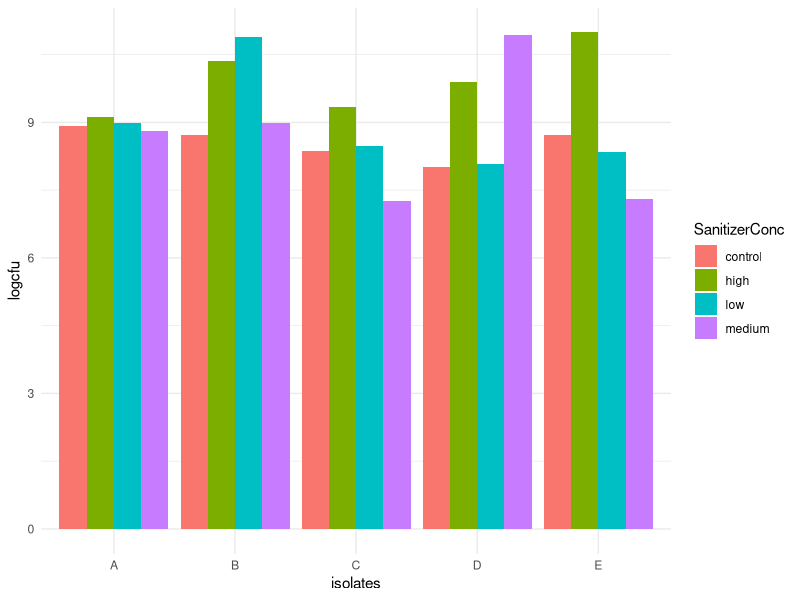
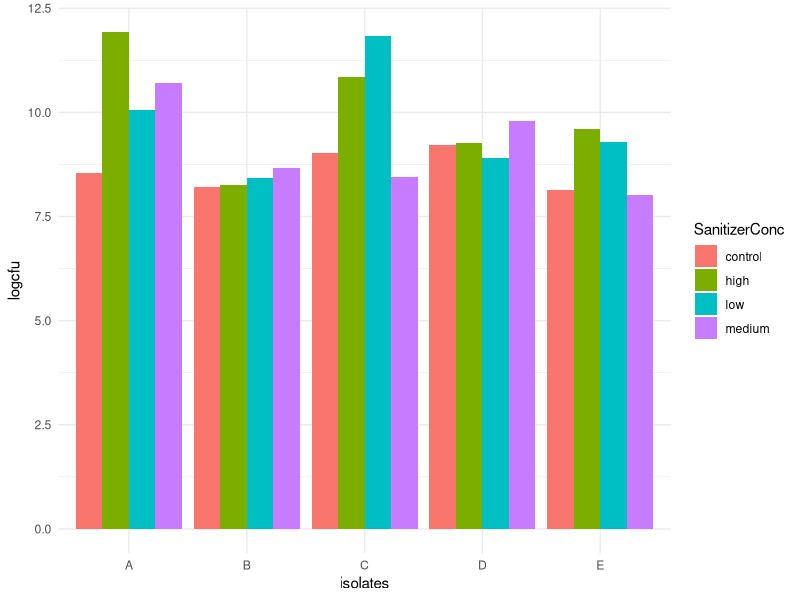
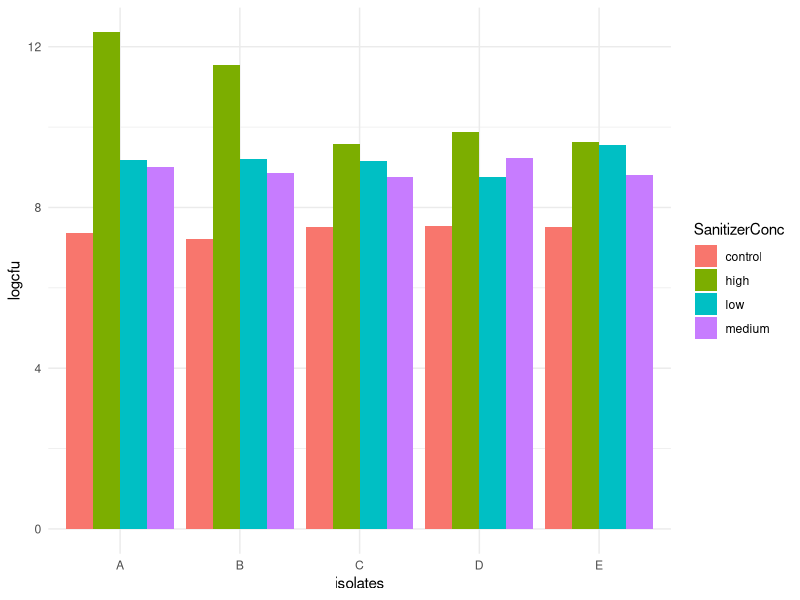
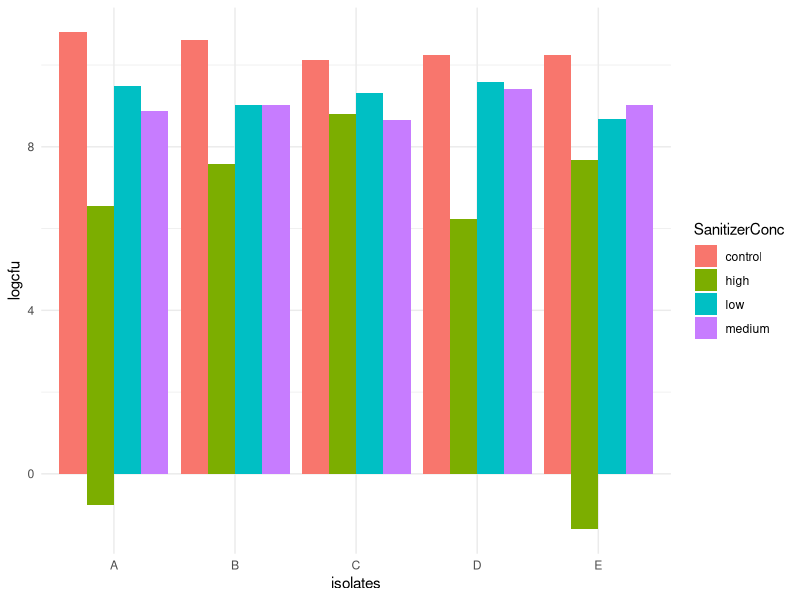

Write R code to recreate these figures, in order.
library(tidyverse)
library(ggplot2)
library(ggthemes)

z <- read.table("BiofilmCounts.csv",header=TRUE,sep=",")
z <- z[complete.cases(z), ]
str(z$QAC_conc)
summary(z)


z1<-select(z, Treatment, SanitizerType, SanitizerConc, logcfu)


z1 %>%
  group_by(SanitizerConc)%>%
  summarise(AverageCfu=mean(logcfu), variance=var(logcfu), n=n()) ->z2
print(z2)

isolates<-rep(c("A","B","C","D","E"),each=10)
control<-rnorm(50, mean = 7.47, sd=0.716)
low<-rnorm(50, mean=6.86, sd=1.50)
medium<-rnorm(50, mean=6.91, sd=1.31)
high<- rnorm(50, mean=6.59, sd=1.92)

dframe<- data.frame(isolates, control, low, medium, high)

head(dframe)
dframe %>%
  pivot_longer(cols= control:high, names_to = "SanitizerConc", values_to = "logcfu", values_drop_na=T) -> dframe2

head(dframe2)

one.way <- aov(logcfu ~ SanitizerConc, data=dframe2)
summary(one.way)

plot1<-ggplot(dframe2) +
  geom_bar(aes(x = isolates, y = logcfu, fill = SanitizerConc ), stat = "identity", position = "dodge") +
  theme_minimal() 
print(plot1)

# running the analyses again with a different set of random numbers
isolates<-rep(c("A","B","C","D","E"),each=10)
control<-rnorm(50, mean = 7.47, sd=0.716)
low<-rnorm(50, mean=6.86, sd=1.50)
medium<-rnorm(50, mean=6.91, sd=1.31)
high<- rnorm(50, mean=6.59, sd=1.92)

dframe<- data.frame(isolates, control, low, medium, high)

head(dframe)
dframe %>%
  pivot_longer(cols= control:high, names_to = "SanitizerConc", values_to = "logcfu", values_drop_na=T) -> dframe2

head(dframe2)

one.way <- aov(logcfu ~ SanitizerConc, data=dframe2)
summary(one.way)

plot1<-ggplot(dframe2) +
  geom_bar(aes(x = isolates, y = logcfu, fill = SanitizerConc ), stat = "identity", position = "dodge") +
  theme_minimal() 
print(plot1)

#now varying the means to determine effect sizes

isolates<-rep(c("A","B","C","D","E"),each=10)
control<-rnorm(50, mean = 6.47, sd=0.716) #adjusted the means to be closer to treatment values
low<-rnorm(50, mean=6.86, sd=1.50)
medium<-rnorm(50, mean=6.91, sd=1.31)
high<- rnorm(50, mean=6.99, sd=1.92)# Adjusted the mean to be closer to the medium values

dframe<- data.frame(isolates, control, low, medium, high)

head(dframe)
dframe %>%
  pivot_longer(cols= control:high, names_to = "SanitizerConc", values_to = "logcfu", values_drop_na=T) -> dframe2

head(dframe2)

one.way <- aov(logcfu ~ SanitizerConc, data=dframe2)
summary(one.way)

plot1<-ggplot(dframe2) +
  geom_bar(aes(x = isolates, y = logcfu, fill = SanitizerConc ), stat = "identity", position = "dodge") +
  theme_minimal() 
print(plot1)

#I found significance, I then run post hoc analyses to determine significane within groups

TukeyHSD(one.way)

#running the model a few times with the same parameters set to get a feeling for the effect of random variation in the data.

isolates<-rep(c("A","B","C","D","E"),each=10)
control<-rnorm(50, mean = 9.47, sd=0.716) #2log increase in control samples
low<-rnorm(50, mean=6.86, sd=1.50)
medium<-rnorm(50, mean=6.91, sd=1.31)
high<- rnorm(50, mean=3.59, sd=1.92)# 3 log decrease in high sanitizer concentration samples

dframe<- data.frame(isolates, control, low, medium, high)

head(dframe)
dframe %>%
  pivot_longer(cols= control:high, names_to = "SanitizerConc", values_to = "logcfu", values_drop_na=T) -> dframe2

head(dframe2)

one.way <- aov(logcfu ~ SanitizerConc, data=dframe2)
summary(one.way)

plot1<-ggplot(dframe2) +
  geom_bar(aes(x = isolates, y = logcfu, fill = SanitizerConc ), stat = "identity", position = "dodge") +
  theme_minimal() 
print(plot1)

TukeyHSD(one.way)# this time there was no difference found between medium sanitizer conc and low sanitizer conc
